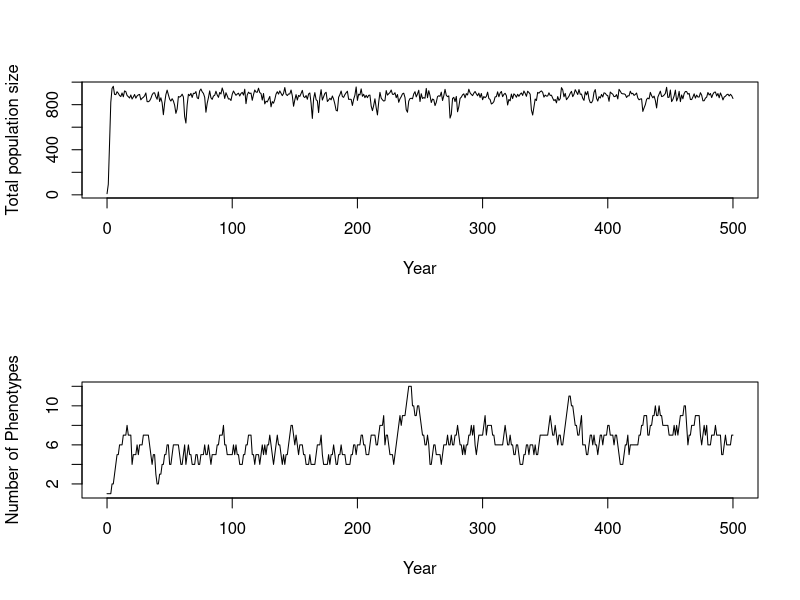
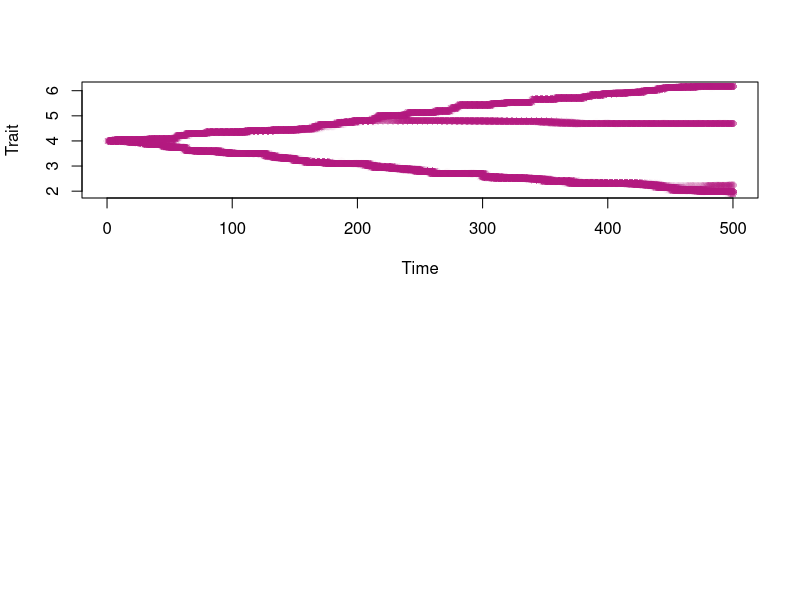

Here is the R script that generated these plots, in order:

# Biggest difference in this version is that there is only one trait and adults and juvenile share a resource

popSize <- 15                                                                   # As defined below of each morph!
iniP   <- 4
nmorphs <- 1

pop <- matrix(data = NA, ncol = 3, nrow = nmorphs)                             # Each column in this matrix is one phenotype combination.

pop[,1] <- popSize
pop[,2] <- iniP

colnames(pop) <- c("Number of indivduals", "Trait", "Proxy")



# Full function ----------------------------------------------------------------

resourceCompetition <- function(popSize, resProp, resFreq, resGen=matrix(c(0.2,0.2),ncol=1, nrow=2), 
                                fmax = 10, kA = 2, kJ = 0.2, mutProb=0.001, mutVar=0.1, time.steps=200, iniP=4, nmorphs = 1){
  
  pop <- matrix(data = NA, ncol = 3, nrow = nmorphs)                             # Each column in this matrix is one phenotype combination.
  
  pop[,1] <- popSize
  pop[,2] <- iniP

  
  colnames(pop) <- c("Number of indivduals", "Trait", "Proxy")
  
  stats         <- matrix(data = c(0, sum(pop[,1]), nrow(pop), mean(pop[,2]), var(pop[,2])) 
                                  , nrow = 1, ncol = 5)                                                             #Where we will eventually save our stats and phenotypes
  phenotypes <- matrix(data = c(0, popSize, iniP), nrow = 1, ncol = 3)
  colnames(phenotypes) <- c("Year", "Number of indivduals", "Trait")                                        
  
  
  for (t in 1:time.steps){
    
    # Deterministic fecundity proxy alpha ------------------------------------
    
    adults    <- pop                                                            
    alphaA    <- NULL                                                           # Will create a matrix with all alpha values
    alphaSumA <- NULL
    
    for(r in 1:length(resProp)){                                                  # Loops through each resource to compute 
      
      rp <- resProp[r]                                                            # Resource property 
      
      alpha     <- exp(-(adults[, 2]-rp)^2/ (2*resGen[1,1])^2 )                 # Compute  alphas for all adults, if different generalities for stages want to be added modify resGen
      alphaA    <- cbind(alphaA, alpha)                                         # Store alphas for all resources for all morphs
      alphaSumA <- c(alphaSumA, sum(alpha*adults[,1]))                          # Store the sum of all alphas for each resource
      
    }
    
    for(i in 1:nrow(adults)){
      
      fec <- 0
      for(r in 1:length(resProp)){                                              # Goes through each resource and calculates source specific  
                                                                                # fecundity and then adds them together to create the total fec..
        R  <- resFreq[r]
        fec <- fec + R * (alphaA[i,r]/alphaSumA[r])                             # Total fecundity is the sum of fecundities gained 
                                                                                # from all the different resources. Which is derived
      }                                                                         # both the ability to consume a resource, alphaA, and the 
      adults[i,3] <- fmax * (fec/(kA+fec))                                      # the total ability of all individuals to consume 
                                                                                # resource, alphaSumA. R = resource available
    }
    
    # Spawning of offspring -------------------------------------------------
    
    juveniles <- adults                                                         # Create a matrix were we will add juveniles into
    
    for(i in 1:nrow(juveniles)) {
      
      juv             <- rpois(n = 1, lambda = adults[i,1] * adults[i,3])       # This calculates the number of juveniles based on a possion distribution. 
      juveniles[i, 1] <- juv                                                    # States number of juveniles in 1 column
      
    }
    
    # Mutation of offspring -------------------------------------------------
    
    probs <- juveniles[,1]/sum(juveniles[, 1])  # Generates probability of morph being mutated based upon number of individuals.
    N.mut <- as.numeric(rbinom(n = 1, size = sum(juveniles[, 1]), prob = mutProb))
    
    
    if(N.mut > 0){
      random.choice <- c()
      mutation.pos <- c()
      
      for (m in 1:length(N.mut)){
        random.choice <- rmultinom(n = 1 , size = 1, prob = probs)              # Randomly chooses which morphs to mutate based on probs
        mutation.pos[m] <- as.numeric(which(random.choice == 1))
      }
      
      for (i in  1:length(mutation.pos)){
        
        mutChange <- rnorm(n=1, mean=0, sd=mutVar)
        juveniles[mutation.pos[i], 1] <- juveniles[mutation.pos[i], 1] - 1       # Removes the mutated individual from the morph
        
        new.morph <- matrix(data = c(1, juveniles[mutation.pos[i], 2] + mutChange, 0),  #Changes trait to a new trait and adds it to the juveniles
                            ncol = ncol(juveniles), nrow = 1)
        juveniles <- rbind(juveniles, new.morph)
        
      }
    }
    
    
    
    # Kill off offspring -----------------------------------------------------
    
    alphaSumJ <- NULL
    alphaJ    <- NULL
    
    for(r in 1:length(resProp)){                                                  # Survival of juveniles also depends on resource availability.
      
      rp <- resProp[r] 
      
      alpha     <- exp(-(juveniles[,2]-rp)^2/ (2*resGen[2,1])^2 )
      alphaJ    <- cbind(alphaJ, alpha)
      alphaSumJ <- c(alphaSumJ, sum(alpha) )
      
    }
    
    for(i in 1:nrow(juveniles)){
      
      sur <- 0
      for(r in 1:length(resProp)){                                                # Goes through each resource and calculates source specific  
                                                                                # survival and then adds them together to create the total sur
        R  <- resFreq[r]
        sur <- sur + R * (alphaJ[i,r]/alphaSumJ[r])                             
        
      }                                                                         
      
      det.sur <- sur/(kJ+sur)                                                   # this is to create a saturating function, survival can never be over 1 higher kJ means flatter curve
      juveniles[i,1] <- rbinom(n = 1 , size = juveniles[i,1], prob = det.sur)   # sees how many survive given their det. survival.
    }
    
    pop <- juveniles[juveniles[, 1] != 0, , drop = FALSE]                        # all adults die after reproducing, so the new generation is only juveniles, and all rows with zero individuals are removed.
    
    # extract stats and phenotype ---------------------------------------------
    
    if(nrow(pop) == 0){                                                          # Checks whether population has reached zero, then it breaks the for loop.                                   
      print("Population extinction")
      break
    }
    
    stats <- rbind(stats, c(t, sum(pop[,1]), nrow(pop), mean(pop[,2]), var(pop[,2]))) 
    
    pStats <- cbind(rep(t, nrow(pop)), pop[,1], pop[,2])
    phenotypes <- rbind(phenotypes, pStats)
    
    
  }
  
  #return output  ------------------------------------------------------------
  colnames(stats) <- c("year", "population size", "Number of morphs", "mean trait", "var trait")
  rownames(phenotypes) <- NULL
  return(list(stats=stats, phenotypes=phenotypes))                                 #returns both the stats and the phenotype
  
  
}




resource.frequency <- c(100, 20, 20, 10, 50)           # res. freq. 
resource.property <- c(1, 3, 4, 5, 10)             # res. property 



output <- resourceCompetition(resProp=resource.property, resFreq=resource.frequency, popSize = 10, mutProb=0.001, mutVar=0.05, time.steps = 500)

stats <- output$stats
phenotypes <- output$phenotypes



# Plotting  -------------------------------------------------------------------

par(mfrow=c(2,1))


plot(x = stats[, 1], y = stats[, 2], xlab = "Year", ylab = "Total population size", type = "l")

plot(x = stats[, 1], y = stats[, 3], xlab = "Year", ylab = "Number of Phenotypes", type = "l")

par(mfrow=c(2,1))

pColors <- rgb(0.7, 0.1, 0.5, alpha = (phenotypes[,2]/(100+phenotypes[,2])))
plot(x = phenotypes[, 1], y = phenotypes[,3], col = pColors, ylab = "Trait", xlab = "Time", pch = 16)
